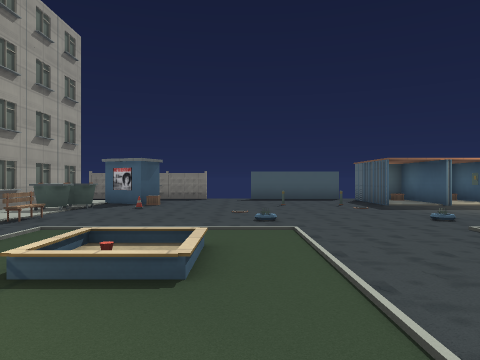
View 1 (above)

14 first-person views from a walk through a 3-D level made in the Godot game engine. The camera is 1.4 m above the floor, looks level and sees 70° across. The floor is counted in squares, 2 m on a side. Each view is taken from the middle of a square. On the plan, view 1 faces up. The plan holds only what a view shows up to about 11 squares ahead; the rest is blank. Door leaves are left out where a doorway can be walked through. Some surface patterns are stand-ins.

View 2
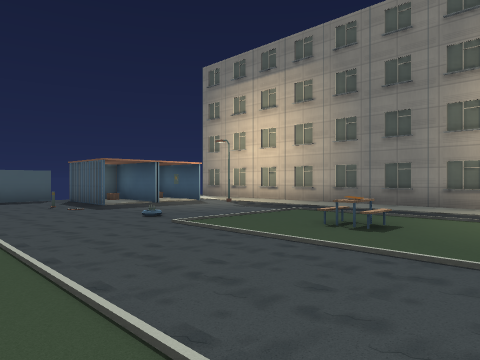

View 3
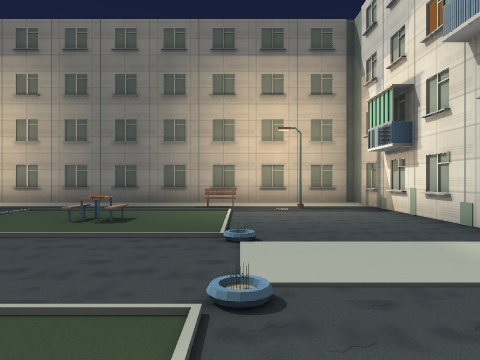

View 4
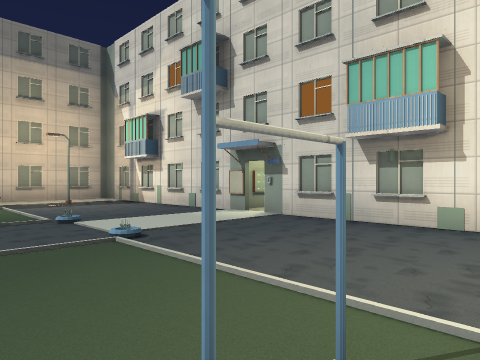

View 5
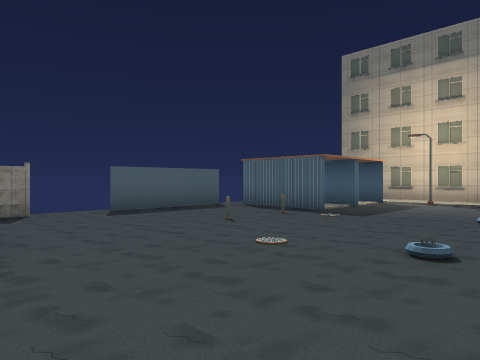

View 6
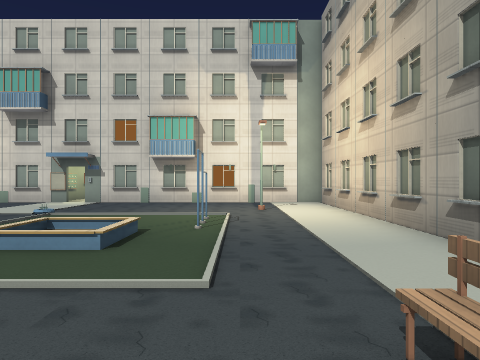

View 7
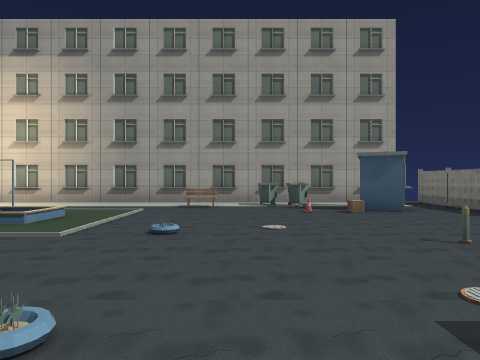

View 8
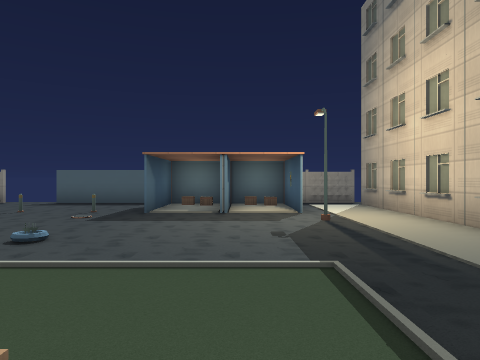

View 9
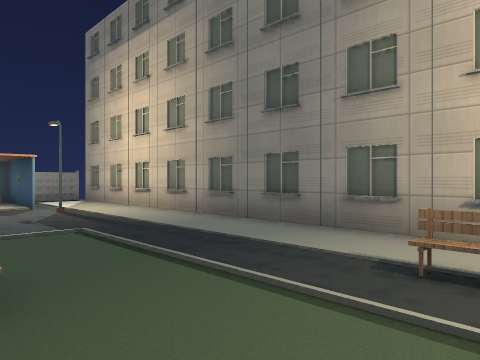

View 10
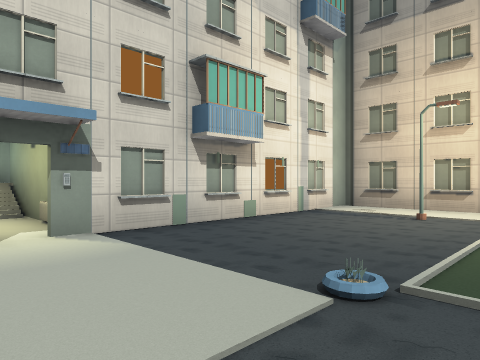

View 11
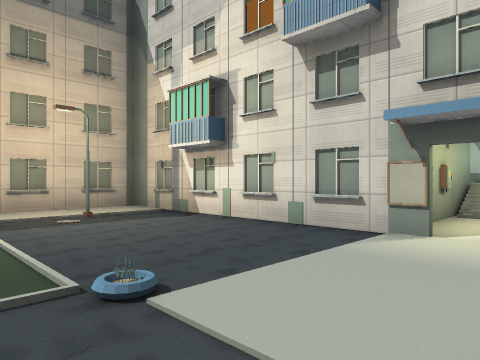

View 12
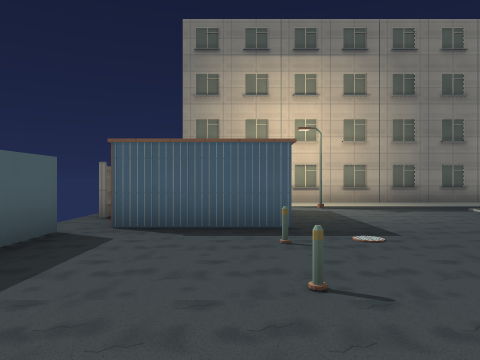

View 13
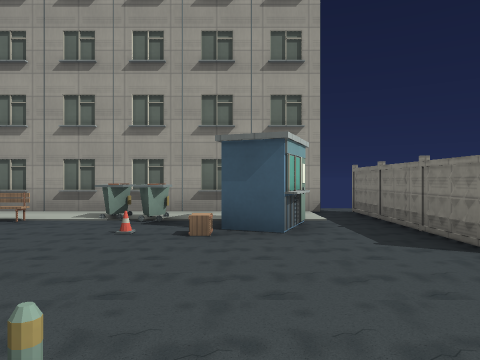

View 14
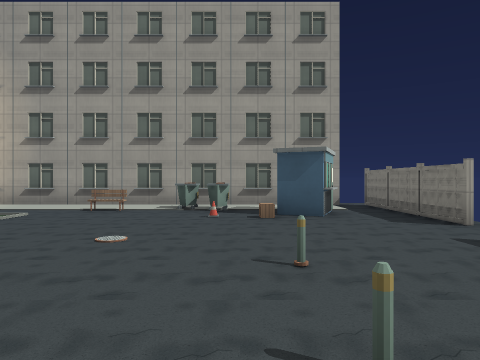

### Floor plan
Points are (right, up) in squares from view 1. A wall is a line through its corners. A room is listed if a view was taken in it or the views show most of it. See-through windows are left out.
Room 1 (views 1, 2, 3, 4, 5, 6, 7, 8, 9, 10, 11, 12, 13, 14)
walls: (-2.4, 0.9) (-2.4, 1.5); (4, 9.1) (4, 11.9); (2.2, -3.4) (9.5, -3.4) (9.5, 11.8); (5.7, 10.7) (5.7, 9.2); (3.6, 12.5) (0.4, 12.5); (-5.4, 11.8) (-5.4, -3.4) (1.8, -3.4)
ways out: door at (6, 9) to room 2; opening at (-5, 12.5); door at (2, -3.5); gap at (-1, 13)
objects: bench (-4, 6); dumpster (-4, 8); kiosk (-4, 10) to (-3, 11); streetlight (-3, -1); poster (-3, 10); fence (-3, 13); fence (-2, 13); bollard (1, 9); bollard (3, 9); table (5, 2); fence (6, 12) to (6, 13); streetlight (7, -2) to (8, -1); other object (7, 11); fence (7, 12) to (7, 13); bench (8, 1); streetlight (8, 8); fence (9, 13)
Room 2 (no view inside)
walls: (5.5, 11.8) (4, 11.8) (4, 9.2); (5.6, 9.1) (5.6, 11)
ways out: door at (6, 9) to room 1

Positions as (right, up) in squares from view 1, and headings:
1: (0, 0), facing up
2: (0, 0), facing up-right
3: (-1, 0), facing right
4: (-3, 2), facing down-right
5: (-3, 5), facing up-right
6: (-3, 7), facing down
7: (5, 7), facing left
8: (6, 2), facing up
9: (5, 0), facing up-right
10: (3, 1), facing down-left
11: (1, 1), facing down-right
12: (-1, 10), facing right
13: (2, 10), facing left
14: (4, 9), facing left
